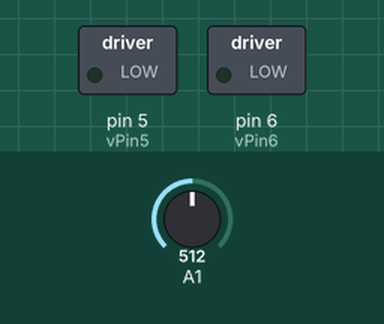
Bench run of a sketch on a simulated Arduino Uno, built with avr-gcc and run on an emulated ATmega328P. Shown: switched loads named in the sketch (green lamp = pin HIGH). The inputs (shaded band) are chosen by the test bench; at power-on: A1 = 512. What the sketch prints to the serial monitor is not drawn.

Above: at 1.3 s.
1.4 s: A1 set to 990
4.2 s: A1 set to 1014
At 6.4 s:
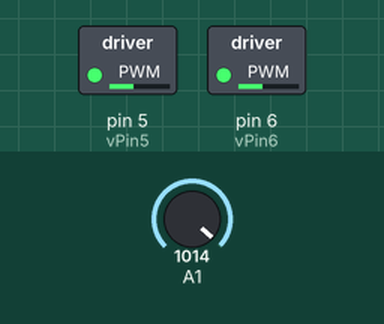
7.2 s: A1 set to 900
9.0 s: A1 set to 1010
At 12.3 s:
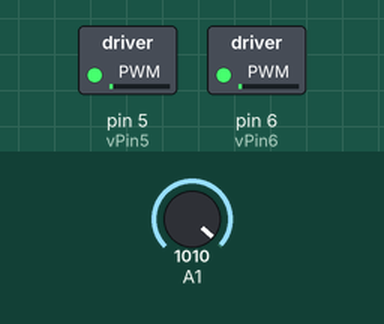
Timing chart, 0 to 13.0 s (numbered marks = the images above; inputs shaded):
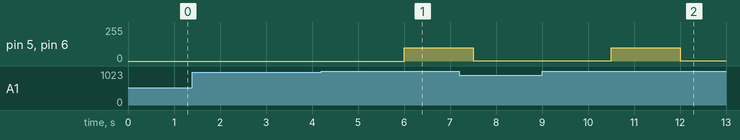

The sketch:

jacket1Master.ino
```cpp
/*
 * Uses HC-05 bluetooth module as master
 */
#define STRENGTH 100

const int vPin5 = 5;
const int vPin6 = 6;

// start and stop vibrations
boolean btnDebug = false;

void setup() {
  Serial.begin(9600);

  // set motors as output
  pinMode(vPin5, OUTPUT);
  pinMode(vPin6, OUTPUT);
}

void loop() {
  int sensor = analogRead(A1);
  Serial.println(sensor);
  delay(500);

  // touch sensor activated
  if (sensor > 1000) {
    btnDebug = !btnDebug;

    if (btnDebug) { // send data to turn vibration motors on
      Serial.write(1);
      Serial.println("comm 1 sent");
      delay(1000);

      // turn own motors on
      analogWrite(vPin5, STRENGTH);
      analogWrite(vPin6, STRENGTH);
    } else { // send data to turn vibration motors off
      Serial.write(0);
      Serial.println("comm 0 sent");
      delay(1000);

      // turn own motors off
      analogWrite(vPin5, 1);
      analogWrite(vPin6, 1);
    }
  }
}
```

Measured:
- the behaviour switches between 1000 and 1001 on A1 (found by bisection; images 0 and 1)
- after the input at 1.4 s, every drawn part: stays the same
- after the input at 4.2 s, pin 5 (vPin5), pin 6 (vPin6): 0/255 → 100/255 after 1.8 s
- after the input at 9.0 s, pin 5 (vPin5), pin 6 (vPin6): 1/255 → 100/255 after 1.5 s, → 1/255 1.5 s later
